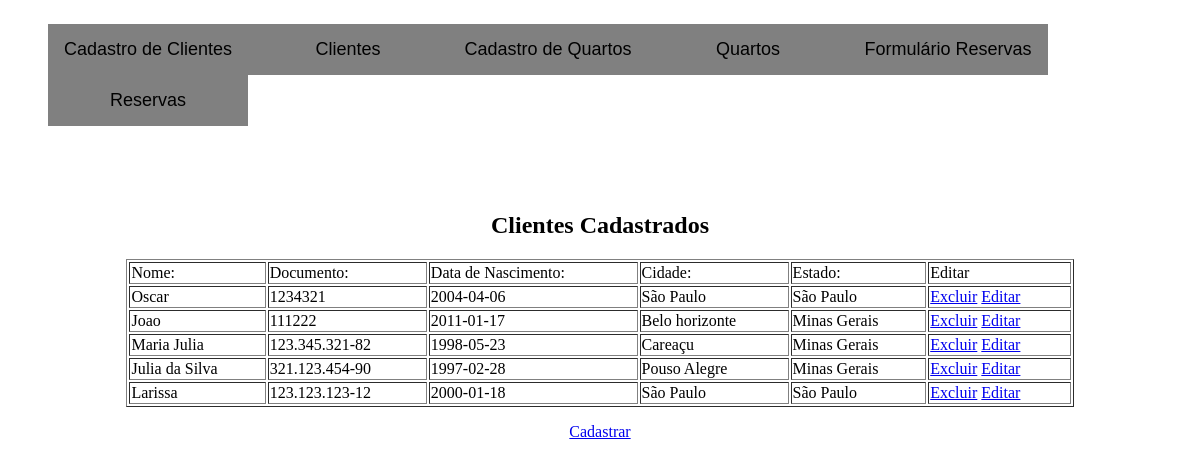
The page /clientes.php on the database its author committed.
### tables this page shows
CREATE TABLE `clientes` (
  `id` int(11) NOT NULL,
  `nome_cliente` varchar(50) NOT NULL,
  `documento` varchar(20) NOT NULL,
  `data_nascimento` varchar(10) NOT NULL,
  `cidade` varchar(50) NOT NULL,
  `estado` varchar(50) NOT NULL
);

### clientes.php (the view, shortened to what this page needs)
<?php
	require_once('conexao.php');
?>
<!DOCTYPE html>
<html lang="pt-br">
<head>
    <link rel="stylesheet" type="text/css" href="estilo.css">
</head>
<body>
	<?php include_once("index.php"); ?>
    <h2 align=center> Clientes Cadastrados</h2>
    <table border=1 width=80% align=center><tr>
        <td><label for="nome_cliente">Nome:</label></td>
        <td><label for="documento">Documento:</label></td>
        <td><label for="data_nascimento">Data de Nascimento:</label></td>
        <td><label for="cidade">Cidade:</label></td>
        <td><label for="estado">Estado:</label></td>
        <td><label for="Editar">Editar</label></td>
    </tr>
    <?php
    	$sql = "select id, nome_cliente, documento, data_nascimento, cidade, estado from clientes ";
		$resultado = mysqli_query($conexao, $sql);
		while($dados = mysqli_fetch_array($resultado)){
			echo '<tr><td>'.$dados['nome_cliente'].'</td>
				  <td>'.$dados['documento'].'</td>
				  <td>'.$dados['data_nascimento'].'</td>
				  <td>'.$dados['cidade'].'</td>
				  <td>'.$dados['estado'].'</td>
				  <td>
					<a href="excluirCliente.php?id='.$dados['id'].'">Excluir</a>
					<a href="cadastroCliente.php?id='.$dados['id'].'">Editar</a>
				  </td></tr>';
		}
	?>
    </table>
    <p align=center> <a href="cadastroCliente.php">Cadastrar</a></p>
</body>
</html>

### rows shown on the page
clientes: nome_cliente "Oscar", documento "1234321", data_nascimento "2004-04-06", cidade "São Paulo", estado "São Paulo"
clientes: nome_cliente "Joao", documento "111222", data_nascimento "2011-01-17", cidade "Belo horizonte", estado "Minas Gerais"
clientes: nome_cliente "Maria Julia", documento "123.345.321-82", data_nascimento "1998-05-23", cidade "Careaçu", estado "Minas Gerais"
clientes: nome_cliente "Julia da Silva", documento "321.123.454-90", data_nascimento "1997-02-28", cidade "Pouso Alegre", estado "Minas Gerais"
clientes: nome_cliente "Larissa", documento "123.123.123-12", data_nascimento "2000-01-18", cidade "São Paulo", estado "São Paulo"
